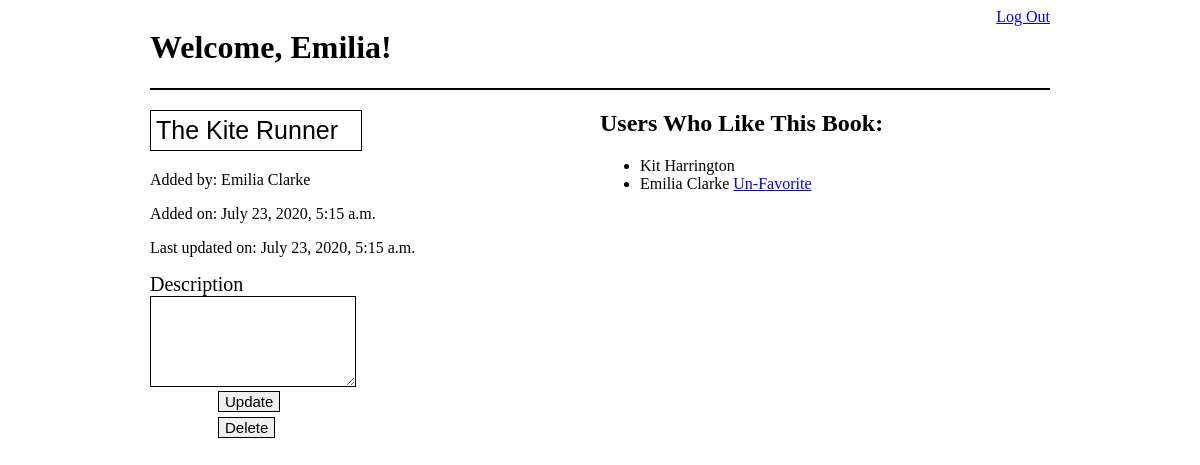
Screenshot of /books/3 (signed in) with the database file from the repository.
### log_reg_app/models.py (models this page shows)
class User(models.Model):
    first_name = models.CharField(max_length=100)
    last_name = models.CharField(max_length=100)
    email = models.EmailField(max_length=100)
    password = models.CharField(max_length=100)
    created_at = models.DateTimeField(auto_now_add=True)
    updated_at = models.DateTimeField(auto_now=True)
    objects = UserManager()

### fav_books_app/models.py (models this page shows)
class Book(models.Model):
    title = models.CharField(max_length=100)
    description = models.TextField(max_length=450)
    created_at = models.DateTimeField(auto_now_add=True)
    updated_at = models.DateTimeField(auto_now=True)
    uploaded_by = models.ForeignKey(User, related_name="books_uploaded", on_delete=models.CASCADE)
    users_who_like = models.ManyToManyField(User, related_name="liked_books")
    objects=BookManager()

### fav_books_app/views.py (the view)
# urls.py: path('<int:book_id>', views.show),
def show(request, book_id):
    book = Book.objects.get(id=book_id)
    user = User.objects.get(id=request.session['user_id'])
    users_who_like = book.users_who_like.all()
    context = {
        'user': user,
        "book": book,
        "users_who_like": users_who_like
    }
    if user == book.uploaded_by:
        return render(request, 'edit.html', context)
    return render(request, 'show.html', context)

### fav_books_app/templates/edit.html (shortened to what this page needs)
<!DOCTYPE html>
<html lang="en">
<head>
    {% load static %}
    <link rel="stylesheet" href="{% static 'css/design.css' %}">
</head>
<body>
    <div id="wrapper">
        <header>
            <h1>Welcome, {{ user.first_name }}!</h1>
            <a href="/logout">Log Out</a>
        </header>
        <div id="content">
            <div class="edit">
                <form action="/books/{{ book.id }}/update" method="POST">
                    <h2><input id="update" type="text" name="title" value="{{ book.title }}"></h2>
                    <p>Added by: {{ book.uploaded_by.first_name }} {{ book.uploaded_by.last_name }}</p>
                    <p>Added on: {{ book.created_at }}</p>
                    <p>Last updated on: {{ book.updated_at }}</p>
                    <label for="description">Description</label></br>
                    <textarea name="description" id="" cols="10" rows="5"></textarea></br>
                    <input class="change" type="submit" value="Update">
                </form>
                <form action="/books/{{ book.id }}/delete" method="POST">
                    <input class ="change" type="submit" value="Delete">
                </form>
            </div>
            <div class="edit">
                <h2>Users Who Like This Book:</h2>
                <ul>
                    {% for liker in users_who_like %}
                        <li>{{ liker.first_name }} {{ liker.last_name }}
                            {% if user == liker %}
                            <a href="/books/unfavorite/{{ book.id }}">Un-Favorite</a>
                            {% endif %}
                        </li>
                    {% endfor %}
                    </ul>
            </div>
        </div>
    </div>
</body>
</html>

### fav_books_app/static/css/design.css (style rules this page uses)
#wrapper { width: 900px; margin: 0px auto; }
header { display: flex; justify-content: space-between; border-bottom: 2px solid black; }
.fav_books, .edit { flex-basis: 50%; }
#books, #content { display: flex; flex-direction: row; justify-content: center; }
#title, textarea { width: 200px; border: 1px solid black; font-size: 15px; }
label { font-size: 20px; padding-bottom: 10px; }
#update { font-size: 25px; width: 200px; padding: 5px; border: 1px solid black; }
.change { font-size: 15px; border: 1px solid black; margin-bottom: 5px; margin-left: 68px; }

### rows the page displays
User: first_name "Emilia", last_name "Clarke"
Book: title "The Kite Runner", uploaded_by.first_name "Emilia", uploaded_by.last_name "Clarke", created_at "July 23, 2020, 5:15 a.m.", updated_at "July 23, 2020, 5:15 a.m."
User: first_name "Kit", last_name "Harrington"
